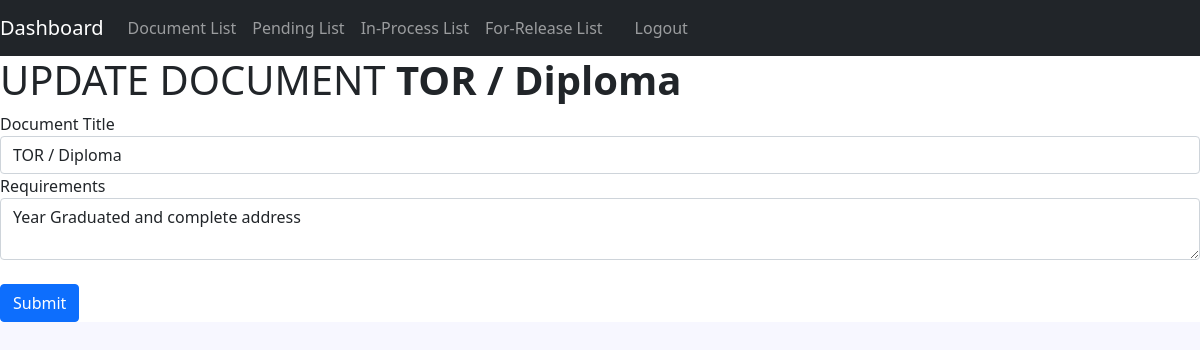
Screenshot of /optimized/public/registrar_view/documents/update.php?document_id=13 with the database file from the repository.
### tables this page shows
CREATE TABLE `documents` (
  `document_id` int(10) NOT NULL,
  `document_name` varchar(50) NOT NULL,
  `requirements` longtext NOT NULL
);

### optimized/public/registrar_view/documents/update.php (the view, shortened to what this page needs)
<?php
require_once "../../../resource/opt/database.php";
$id =$_GET['document_id'] ?? null;
$statement = $pdo->prepare('SELECT * FROM documents WHERE document_id = :id');
$statement->bindValue(':id', $id);
$statement->execute();
$document = $statement->fetch(PDO::FETCH_ASSOC);
$title =$document['document_name'];
$requirements =$document['requirements'];
?>
<?php include_once "../../../resource/opt/header.php"; ?>
  </head>
  <body>
<?php include_once "../../../resource/opt/nav.php"; ?>
<h1>UPDATE DOCUMENT&nbsp;<b><?php echo $document['document_name'] ?></b></h1>
<?php include_once "../../../resource/opt/form.php"?>
  </body>
</html>

### optimized/resource/opt/form.php (shortened to what this page needs)
<form action="" method="post">
<div class="form-group">
  <label>Document Title</label>
  <input type="text" class="form-control" name="title" placeholder="Enter Title" value="<?php echo $title ?>">
</div>
<div class="form-group">
  <label>Requirements</label>
  <textarea class="form-control" name="requirements" placeholder="Enter Requirements"><?php echo $requirements ?></textarea>
</div>
<br />
<button type="submit" class="btn btn-primary">Submit</button>
  </form>

### optimized/resource/CssJs/style.css (style rules this page uses)
html, body { background-color: #F7F7FF; }

### rows the page displays
documents: document_name "TOR / Diploma", title "TOR / Diploma", requirements "Year Graduated and complete address"
